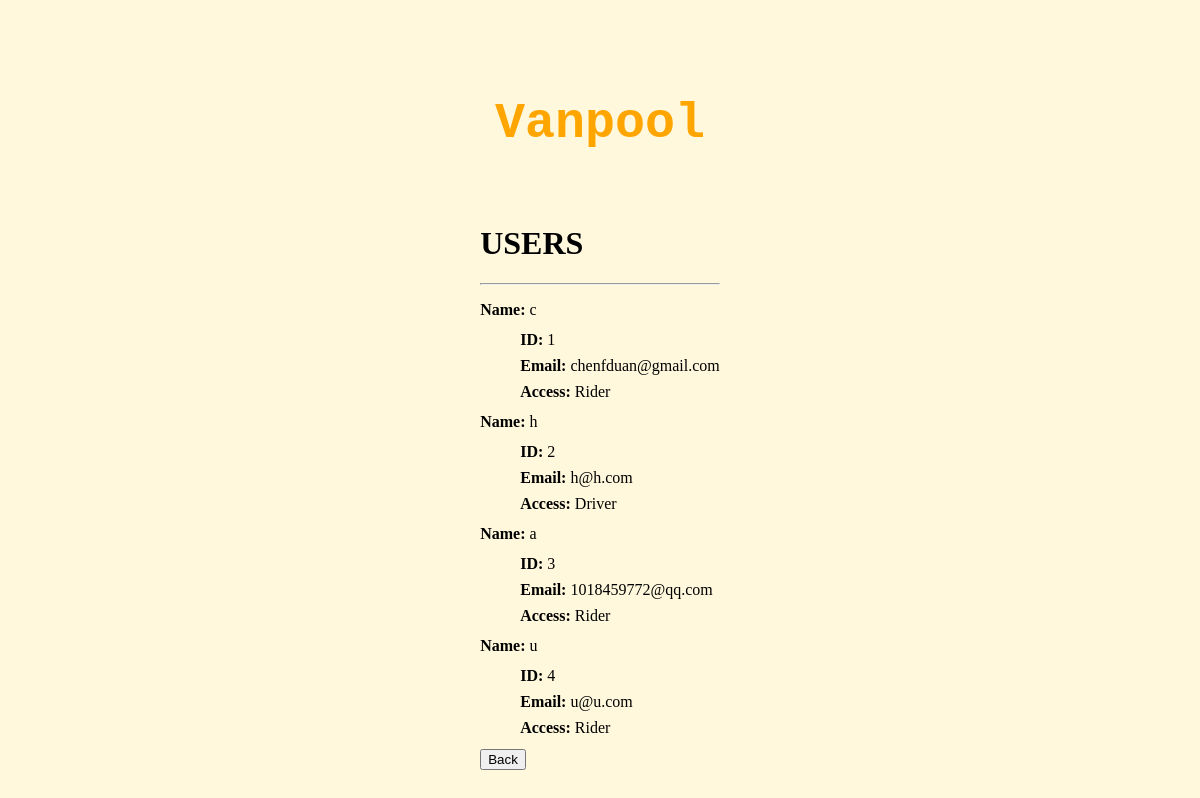
/show_users, run on the app's committed database.
### app/models.py (models this page shows, shortened)
class User(UserMixin, db.Model):
    __tablename__ = 'users'
    id = db.Column(
        db.Integer,
        primary_key=True
    )
    username = db.Column(
        db.String(64),
        index=True,
        unique=True
    )
    email = db.Column(
        db.String(120),
        index=True,
        unique=True
    )
    password = db.Column(
        db.String(200),
        primary_key=False,
        unique=False,
        nullable=False
    )
    access = db.Column(
        db.Integer,
        unique=False
    )
    vehicle = db.relationship('Vehicle', backref='driver', lazy='dynamic')

### app/routes.py (the view)
@app.route('/show_users', methods=['GET', 'POST'])
def show_users():
    return render_template('show_users.html', title="Show Users", users=User.query.all(), v=Vehicle.query.all())

### app/templates/show_users.html (shortened to what this page needs)
{% extends "base.html" %}
{% block content %}
    <h1>USERS</h1>
    <hr>
    {% for user in users %}
        <p><b>Name:</b> {{user.username}}</p>
        <p style="margin-left: 40px;line-height:10px"><b>ID:</b> {{user.id}}</p>
        <p style="margin-left: 40px;line-height:10px"><b>Email:</b> {{user.email}}</p>
        {% if user.access == 1 %}
            <p style="margin-left: 40px;line-height:10px"><b>Access: </b> Driver</p>
        {% endif %}
        {% if user.access == 0 %}
            <p style="margin-left: 40px;line-height:10px"><b>Access: </b> Rider</p>
        {% endif %}
    {% endfor %}
    <form action="{{ url_for('driver_management') }}">
        <input type="submit" value="Back" />
    </form>
{% endblock %}

### app/templates/base.html (shortened to what this page needs)
<html>
    <head>
    </head>
    <body>
        <div style = "text-align: center;">
           {% if current_user.is_anonymous %}
            <h1 class = "Base_Title_logoff">Vanpool</h1>
           {% else %}
            <h1 class = "Base_Title_login">Vanpool</h1>
            {% endif %}
        </div>
<br>
        <div style = "padding: 0px 10px; width:fit-content; margin:auto">
            {% block content %}{% endblock %}
        </div>
    </body>
</html>

### app/templates/base.html (style rules this page uses)
body { background-color:cornsilk; }
.Base_Title_logoff { margin-top:8%; font-size:50px; font-weight: bold; color: orange; font-family: monospace; }

### data on the page
User: username "c", id "1", email "chenfduan@gmail.com", shows "Access:", access "Rider"
User: username "h", id "2", email "h@h.com", shows "Access:", access "Driver"
User: username "a", id "3", email "1018459772@qq.com", shows "Access:", access "Rider"
User: username "u", id "4", email "u@u.com", shows "Access:", access "Rider"
